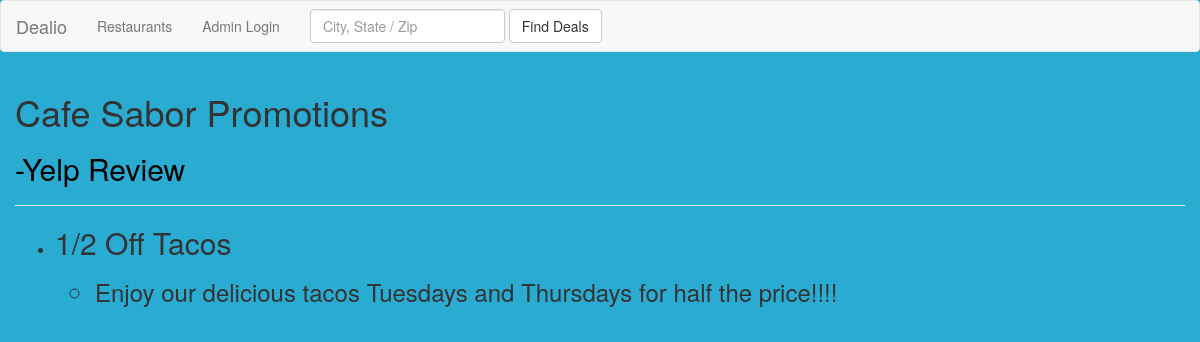
/promotions/1/, run on an earlier commit of the app's database.
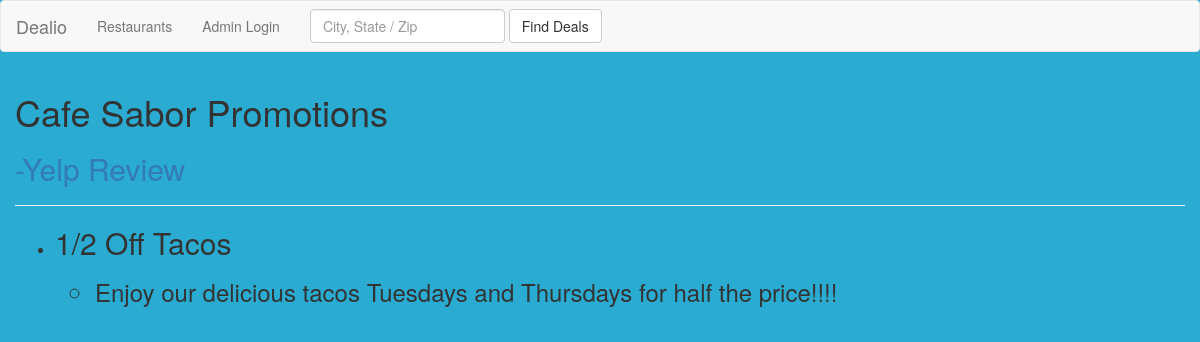
And on a later commit of the database.
### dealioApp/views.py (the view)
# urls.py: url(r'^promotions/(?P<restaurant_id>\d+)/$', views.promotions, name='promotions'),#this uses a named group for regex
def promotions(request, restaurant_id):#pass in a restaurant's id into this view to access its promotions via getPromotions
    restaurant = Restaurant.objects.get(id=restaurant_id)
    return render(request, 'dealioApp/promotions.html', {'restaurant': restaurant})

### dealioApp/models.py (called while the page is built)
    def __str__(self):
        return self.title

    def getPromotions(self):
        promos = []
        for i in range(0,self.proms.count()):
            promos.append(self.proms.all()[i])
        return promos

### dealioApp/templates/dealioApp/promotions.html (shortened to what this page needs)
<!DOCTYPE html>
<html lang="en">
<head>
    {% extends "dealioApp/home.html" %}
  {% block content %}
  <div class="container-fluid" >
    <h1>{{restaurant.name}} Promotions</h1>
      <h2><a href={{restaurant.review_link}} style="color:black" target="_blank">-Yelp Review</a></h2>
    <hr>
    <ul>
        {% for promo in restaurant.getPromotions %}
            <li><h2>{{promo}}</h2></li>
            <ul>
                <h3><li>{{promo.description}}</li></h3>
            </ul>
        {% endfor %}
    </ul>
  {% endblock %}

What changed in the data, as far as the page shows it:
changed Restaurant "Cafe Sabor": review_link "review_link" → empty (drawn)
